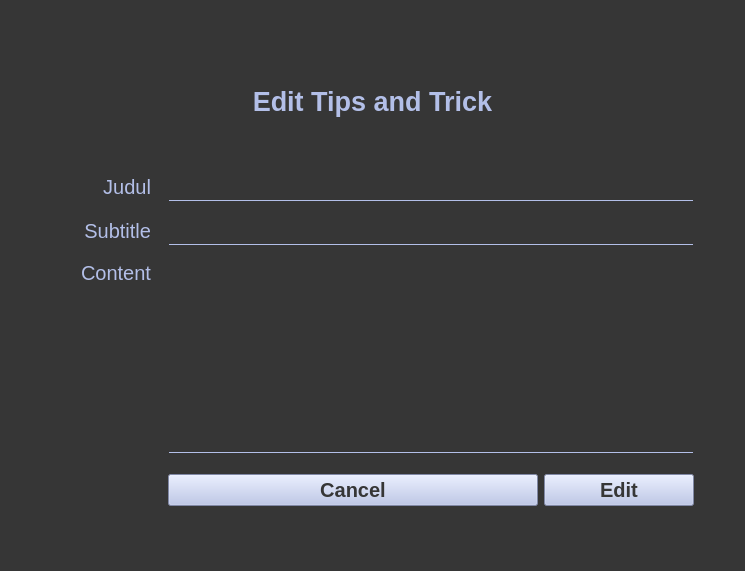
<?xml version="1.0" encoding="UTF-8"?>
<ui version="4.0">
 <class>Form</class>
 <widget class="QWidget" name="Form">
  <property name="geometry">
   <rect>
    <x>0</x>
    <y>0</y>
    <width>745</width>
    <height>571</height>
   </rect>
  </property>
  <property name="windowTitle">
   <string>Form</string>
  </property>
  <property name="styleSheet">
   <string notr="true">background-color: rgb(54, 54, 54);</string>
  </property>
  <layout class="QGridLayout" name="gridLayout">
   <item row="10" column="3" colspan="2">
    <widget class="QLineEdit" name="inp_subtitle">
     <property name="styleSheet">
      <string notr="true">border-width: 1px; border-style: solid; border-color: rgb(54, 54, 54) rgb(54, 54, 54) rgb(179, 191, 232) rgb(54, 54, 54);
color: white;
font-size: 15pt;
</string>
     </property>
     <property name="placeholderText">
      <string/>
     </property>
    </widget>
   </item>
   <item row="8" column="3" colspan="2">
    <widget class="QLineEdit" name="inp_title">
     <property name="styleSheet">
      <string notr="true">border-width: 1px; border-style: solid; border-color: rgb(54, 54, 54) rgb(54, 54, 54) rgb(179, 191, 232) rgb(54, 54, 54);
color: white;
font-size: 15pt;
</string>
     </property>
     <property name="placeholderText">
      <string/>
     </property>
    </widget>
   </item>
   <item row="14" column="3">
    <widget class="QPushButton" name="btn_cancel">
     <property name="sizePolicy">
      <sizepolicy hsizetype="Ignored" vsizetype="Fixed">
       <horstretch>0</horstretch>
       <verstretch>0</verstretch>
      </sizepolicy>
     </property>
     <property name="cursor">
      <cursorShape>PointingHandCursor</cursorShape>
     </property>
     <property name="styleSheet">
      <string notr="true">font-size: 15pt; background-color: rgb(179, 191, 232); font-weight: Bold;
color: rgb(54, 54, 54);</string>
     </property>
     <property name="text">
      <string>Cancel</string>
     </property>
    </widget>
   </item>
   <item row="10" column="1">
    <widget class="QLabel" name="lbl_subtitle">
     <property name="sizePolicy">
      <sizepolicy hsizetype="Minimum" vsizetype="Maximum">
       <horstretch>0</horstretch>
       <verstretch>0</verstretch>
      </sizepolicy>
     </property>
     <property name="styleSheet">
      <string notr="true">font-size: 15pt; color: rgb(179, 191, 232); font-weight: DemiBold;</string>
     </property>
     <property name="text">
      <string>&lt;html&gt;&lt;head/&gt;&lt;body&gt;&lt;p align=&quot;right&quot;&gt;Subtitle&lt;/p&gt;&lt;/body&gt;&lt;/html&gt;</string>
     </property>
     <property name="scaledContents">
      <bool>true</bool>
     </property>
    </widget>
   </item>
   <item row="5" column="6">
    <spacer name="verticalSpacer_3">
     <property name="orientation">
      <enum>Qt::Vertical</enum>
     </property>
     <property name="sizeType">
      <enum>QSizePolicy::Fixed</enum>
     </property>
     <property name="sizeHint" stdset="0">
      <size>
       <width>20</width>
       <height>20</height>
      </size>
     </property>
    </spacer>
   </item>
   <item row="3" column="1">
    <spacer name="horizontalSpacer_3">
     <property name="orientation">
      <enum>Qt::Horizontal</enum>
     </property>
     <property name="sizeType">
      <enum>QSizePolicy::Fixed</enum>
     </property>
     <property name="sizeHint" stdset="0">
      <size>
       <width>100</width>
       <height>20</height>
      </size>
     </property>
    </spacer>
   </item>
   <item row="11" column="6">
    <spacer name="verticalSpacer_5">
     <property name="orientation">
      <enum>Qt::Vertical</enum>
     </property>
     <property name="sizeType">
      <enum>QSizePolicy::Fixed</enum>
     </property>
     <property name="sizeHint" stdset="0">
      <size>
       <width>20</width>
       <height>10</height>
      </size>
     </property>
    </spacer>
   </item>
   <item row="9" column="6">
    <spacer name="verticalSpacer_4">
     <property name="orientation">
      <enum>Qt::Vertical</enum>
     </property>
     <property name="sizeType">
      <enum>QSizePolicy::Fixed</enum>
     </property>
     <property name="sizeHint" stdset="0">
      <size>
       <width>5</width>
       <height>10</height>
      </size>
     </property>
    </spacer>
   </item>
   <item row="3" column="3">
    <spacer name="horizontalSpacer_5">
     <property name="orientation">
      <enum>Qt::Horizontal</enum>
     </property>
     <property name="sizeType">
      <enum>QSizePolicy::Expanding</enum>
     </property>
     <property name="sizeHint" stdset="0">
      <size>
       <width>150</width>
       <height>20</height>
      </size>
     </property>
    </spacer>
   </item>
   <item row="12" column="1">
    <widget class="QLabel" name="lbl_content">
     <property name="sizePolicy">
      <sizepolicy hsizetype="Minimum" vsizetype="Minimum">
       <horstretch>0</horstretch>
       <verstretch>0</verstretch>
      </sizepolicy>
     </property>
     <property name="styleSheet">
      <string notr="true">font-size: 15pt; color: rgb(179, 191, 232); font-weight: DemiBold;</string>
     </property>
     <property name="text">
      <string>&lt;html&gt;&lt;head/&gt;&lt;body&gt;&lt;p align=&quot;right&quot;&gt;Content&lt;/p&gt;&lt;/body&gt;&lt;/html&gt;</string>
     </property>
     <property name="scaledContents">
      <bool>true</bool>
     </property>
     <property name="alignment">
      <set>Qt::AlignLeading|Qt::AlignLeft|Qt::AlignTop</set>
     </property>
    </widget>
   </item>
   <item row="16" column="6">
    <spacer name="verticalSpacer">
     <property name="orientation">
      <enum>Qt::Vertical</enum>
     </property>
     <property name="sizeHint" stdset="0">
      <size>
       <width>20</width>
       <height>40</height>
      </size>
     </property>
    </spacer>
   </item>
   <item row="3" column="2">
    <spacer name="horizontalSpacer_4">
     <property name="orientation">
      <enum>Qt::Horizontal</enum>
     </property>
     <property name="sizeType">
      <enum>QSizePolicy::Fixed</enum>
     </property>
     <property name="sizeHint" stdset="0">
      <size>
       <width>5</width>
       <height>20</height>
      </size>
     </property>
    </spacer>
   </item>
   <item row="14" column="4">
    <widget class="QPushButton" name="btn_edit">
     <property name="sizePolicy">
      <sizepolicy hsizetype="Ignored" vsizetype="Fixed">
       <horstretch>0</horstretch>
       <verstretch>0</verstretch>
      </sizepolicy>
     </property>
     <property name="cursor">
      <cursorShape>PointingHandCursor</cursorShape>
     </property>
     <property name="styleSheet">
      <string notr="true">font-size: 15pt; background-color: rgb(179, 191, 232); font-weight: Bold;
color: rgb(54, 54, 54);
</string>
     </property>
     <property name="text">
      <string>Edit</string>
     </property>
    </widget>
   </item>
   <item row="3" column="4">
    <spacer name="horizontalSpacer_6">
     <property name="orientation">
      <enum>Qt::Horizontal</enum>
     </property>
     <property name="sizeType">
      <enum>QSizePolicy::Fixed</enum>
     </property>
     <property name="sizeHint" stdset="0">
      <size>
       <width>150</width>
       <height>20</height>
      </size>
     </property>
    </spacer>
   </item>
   <item row="4" column="1" colspan="4">
    <widget class="QLabel" name="lbl_title">
     <property name="styleSheet">
      <string notr="true">font-size: 20pt; color: rgb(179, 191, 232); font-weight: Bold;</string>
     </property>
     <property name="text">
      <string>&lt;html&gt;&lt;head/&gt;&lt;body&gt;&lt;p align=&quot;center&quot;&gt;Edit Tips and Trick&lt;/p&gt;&lt;/body&gt;&lt;/html&gt;</string>
     </property>
    </widget>
   </item>
   <item row="0" column="6">
    <spacer name="verticalSpacer_2">
     <property name="orientation">
      <enum>Qt::Vertical</enum>
     </property>
     <property name="sizeHint" stdset="0">
      <size>
       <width>20</width>
       <height>40</height>
      </size>
     </property>
    </spacer>
   </item>
   <item row="3" column="0">
    <spacer name="horizontalSpacer">
     <property name="orientation">
      <enum>Qt::Horizontal</enum>
     </property>
     <property name="sizeType">
      <enum>QSizePolicy::Fixed</enum>
     </property>
     <property name="sizeHint" stdset="0">
      <size>
       <width>40</width>
       <height>20</height>
      </size>
     </property>
    </spacer>
   </item>
   <item row="3" column="6">
    <spacer name="horizontalSpacer_2">
     <property name="orientation">
      <enum>Qt::Horizontal</enum>
     </property>
     <property name="sizeType">
      <enum>QSizePolicy::Fixed</enum>
     </property>
     <property name="sizeHint" stdset="0">
      <size>
       <width>40</width>
       <height>20</height>
      </size>
     </property>
    </spacer>
   </item>
   <item row="13" column="6">
    <spacer name="verticalSpacer_7">
     <property name="orientation">
      <enum>Qt::Vertical</enum>
     </property>
     <property name="sizeType">
      <enum>QSizePolicy::Fixed</enum>
     </property>
     <property name="sizeHint" stdset="0">
      <size>
       <width>20</width>
       <height>15</height>
      </size>
     </property>
    </spacer>
   </item>
   <item row="12" column="3" colspan="2">
    <widget class="QPlainTextEdit" name="inp_content">
     <property name="styleSheet">
      <string notr="true">font-size: 12pt; color: rgb(179, 191, 232); font-weight: DemiBold;
border-width: 1px; border-style: solid; border-color: rgb(54, 54, 54) rgb(54, 54, 54) rgb(179, 191, 232) rgb(54, 54, 54);
color: white;
font-size: 15pt;</string>
     </property>
    </widget>
   </item>
   <item row="8" column="1">
    <widget class="QLabel" name="lbl_title_2">
     <property name="sizePolicy">
      <sizepolicy hsizetype="Minimum" vsizetype="Maximum">
       <horstretch>0</horstretch>
       <verstretch>0</verstretch>
      </sizepolicy>
     </property>
     <property name="styleSheet">
      <string notr="true">font-size: 15pt; color: rgb(179, 191, 232); font-weight: DemiBold;</string>
     </property>
     <property name="text">
      <string>&lt;html&gt;&lt;head/&gt;&lt;body&gt;&lt;p align=&quot;right&quot;&gt;Judul&lt;/p&gt;&lt;/body&gt;&lt;/html&gt;</string>
     </property>
     <property name="scaledContents">
      <bool>true</bool>
     </property>
    </widget>
   </item>
   <item row="7" column="6">
    <spacer name="verticalSpacer_6">
     <property name="orientation">
      <enum>Qt::Vertical</enum>
     </property>
     <property name="sizeType">
      <enum>QSizePolicy::Fixed</enum>
     </property>
     <property name="sizeHint" stdset="0">
      <size>
       <width>0</width>
       <height>10</height>
      </size>
     </property>
    </spacer>
   </item>
   <item row="6" column="3" colspan="2">
    <widget class="QLabel" name="lbl_feedback">
     <property name="sizePolicy">
      <sizepolicy hsizetype="Preferred" vsizetype="Maximum">
       <horstretch>0</horstretch>
       <verstretch>0</verstretch>
      </sizepolicy>
     </property>
     <property name="styleSheet">
      <string notr="true">font-size: 9pt;</string>
     </property>
     <property name="text">
      <string/>
     </property>
    </widget>
   </item>
  </layout>
 </widget>
 <resources/>
 <connections/>
</ui>
